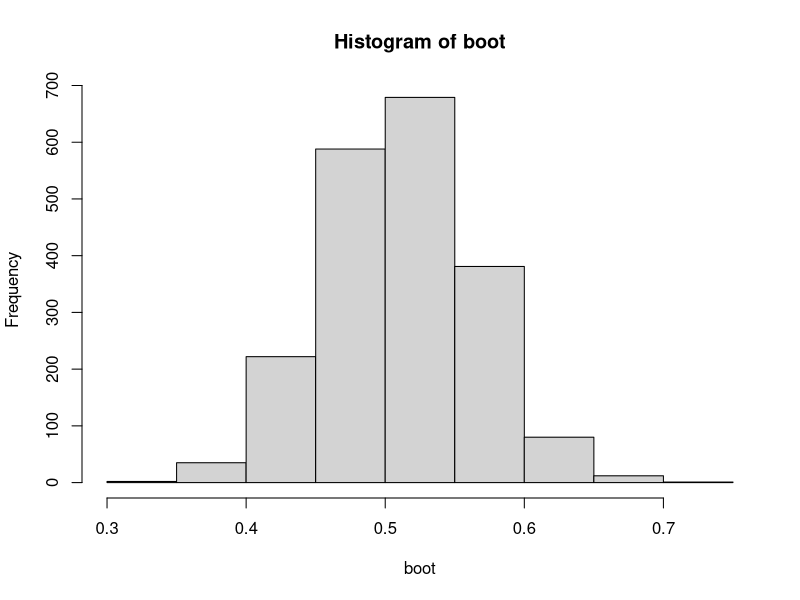
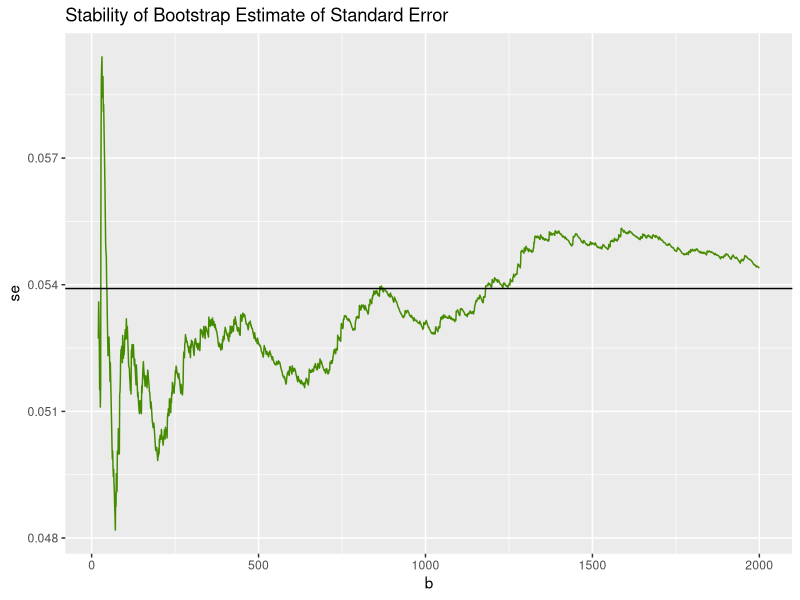

These figures' R source, in order:
## ---- chunk 1
knitr::opts_chunk$set(echo = TRUE)
library(ggplot2)
## ---- chunk 2
set.seed(1)

n <- 30
alpha <- 0.05
sample <- runif(n)

mu_hat <- mean(sample)
se_hat <- sd(sample) / sqrt(n)
t <- qt(1 - alpha/2, df = n-1) 

# Student-confidence interval for mu
ci_student <- c(mu_hat - t* se_hat, mu_hat + t * se_hat)
ci_student
## ---- chunk 3
# sample standard deviation
sd_hat <- sd(sample)

se_hat <- sd_hat / sqrt(n)
se_hat

## ---- chunk 4
B <- 2000
boot <- numeric(B)

for (i in 1:B) {
  x_boot <- sample(sample, replace = TRUE)
  boot[i] <- mean(x_boot)
}

# Bootstrapped standard error of the mean
sd(boot)

hist(boot)

## ---- chunk 5
plot_stability <- function(x) {  # x is the vector of Bootstrap replications
  df <- data.frame(x = x, b = 1:length(x))
  df$se <- sapply(df$b, function(i) sd(x[1:i]))  # "cumsd"

  ggplot(subset(df, b >= 20), aes(b, se)) +
    geom_line(color = "chartreuse4") +
    ggtitle("Stability of Bootstrap Estimate of Standard Error")
}

plot_stability(boot) +
  geom_hline(yintercept = sd(sample) / sqrt(n))  # Estimated standard error of the mean
## ---- chunk 6


ci_boot <- mu_hat + c(-1, 1) * qnorm(1 - alpha/2) * sd(boot)

ci_boot
ci_student

## ---- chunk 7

y_1 = runif(21)
y_2 = runif(51)

estimator <- function(x, y) {
  median(y) - median(x)
}

boot <- replicate(
  9999,
  estimator(
    sample(y_1, replace = TRUE), 
    sample(y_2, replace = TRUE)
  )
)

ci_boot_perc <- quantile(boot, c(alpha/2, 1-alpha/2))
ci_boot_std <- estimator(y_1, y_2) + c(-1, 1) * qnorm(1 - alpha/2) * sd(boot)

ci_boot_perc
ci_boot_std
## ---- chunk 8

library(tidyverse)

n <- 30
b <- 9999
n_sim <- 1000

set.seed(1)

ci <- function(x, alpha = 0.05) {
  q <- qt(1 - alpha / 2, df=n-1)
  se <- sd(x) / sqrt(length(x))
  mu_hat <- mean(x)
  
  boot <- replicate(B,
    mean(sample(x, replace = TRUE))
  )
  
  out <- c(mu_hat,
    mu_hat + c(-1, 1) * q * se,
    mu_hat + c(-1, 1) * qnorm(1 - alpha/2) * sd(boot),
    quantile(boot, c(alpha/2, 1-alpha/2))
  )
  names(out) <- c("estimate", "l_std", "u_std", "l_boot", "u_boot", "l_perc", "u_perc")
  
  out
}


results <- replicate(n_sim, ci(runif(n))) %>% 
  t() %>% 
  data.frame() %>% 
  mutate(ok_std = (l_std <= estimate) & (estimate <= u_std)) %>% 
  mutate(ok_boot = (l_boot <= estimate) & (estimate <= u_boot)) %>% 
  mutate(ok_boot_perc = (l_perc <= estimate) & (estimate <= u_perc))


head(results)



## ---- chunk 9
mean(results$ok_std)
mean(results$ok_boot)
mean(results$ok_boot_perc)
## ---- chunk 10
spearman_coeff <- function(x, y) {
  n <- length(x)
  r_x <- rank(x)
  r_y <- rank(y)
  
  sd_x <- sqrt(1/n * sum((r_x - mean(r_x))^2))
  sd_y <- sqrt(1/n * sum((r_y - mean(r_y))^2))
  
  1/n * (sum(r_x * r_y - mean(r_x) * mean(r_y))) / (sd_x * sd_y)
}

spearman_test2 <- function(x, y, B = 10000) {
  #rs_observed <- cor(x, y, method = "spearman")
  rs_observed <- spearman_coeff(x, y)
  
  # Initialize a vector to store the permuted rs values
  rs_permuted <- rep(NA, B)
  
  # Perform B permutations
  for (i in 1:B) {
    # Permute the y values
    y_permuted <- sample(y)
    # Calculate the Spearman rank correlation coefficient for the permuted data
    rs_permuted[i] <- cor(x, y_permuted, method = "spearman")
  }
  
  # Calculate the p-value as the proportion of permuted rs values that are at least as extreme as the observed rs value
  p_value <- sum(abs(rs_permuted) >= abs(rs_observed))/B
  
  p_value
}
## ---- chunk 11
x <- c(10, 20, 30, 40, 50)
y <- c(20, 15, 25, 35, 30)
spearman_test2(x,y)
## ---- chunk 12
x <- rnorm(1000, mean = 1)
y <- runif(1000, min = 1, max = 2) * x # y is monotonically dependent on x (if x_1 < x_2 => y_1 < y_2)

spearman_test2(x, y)
stats::cor.test(x, y, method = "spearman", alternative = "greater")
## ---- chunk 13
x <- rnorm(1000, mean = 1)
y <- rnorm(1000, mean = 100)

spearman_test2(x, y)
stats::cor.test(x, y, method = "spearman", alternative = "greater")
